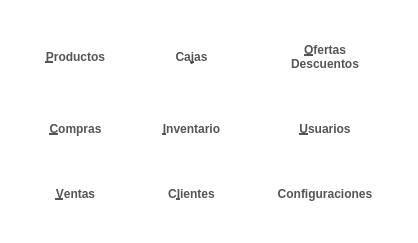
            <widget class="QWidget" name="page">
             <layout class="QVBoxLayout" name="verticalLayout_4">
              <property name="spacing">
               <number>0</number>
              </property>
              <property name="margin">
               <number>0</number>
              </property>
              <item>
               <widget class="QFrame" name="panel">
                <property name="styleSheet">
                 <string notr="true">#panel{background-color: rgb(255, 255, 255);border:0;
background-image: url(:/actions/images/fx/honey_im_subtle.png);}
#panel QToolButton{ color:#555;padding:20px}
QToolButton::hover{ color:#369; background-color: rgba(255, 255, 255,50);border:0;}
QToolButton::active{ color:rgb(137, 200, 255); background-color: rgba(255, 255, 255,50);border:0;}</string>
                </property>
                <property name="frameShape">
                 <enum>QFrame::StyledPanel</enum>
                </property>
                <property name="frameShadow">
                 <enum>QFrame::Raised</enum>
                </property>
                <layout class="QGridLayout" name="gridLayout">
                 <property name="margin">
                  <number>20</number>
                 </property>
                 <item row="0" column="3">
                  <widget class="QToolButton" name="tbaOfertas">
                   <property name="sizePolicy">
                    <sizepolicy hsizetype="Expanding" vsizetype="Expanding">
                     <horstretch>0</horstretch>
                     <verstretch>0</verstretch>
                    </sizepolicy>
                   </property>
                   <property name="font">
                    <font>
                     <weight>75</weight>
                     <bold>true</bold>
                    </font>
                   </property>
                   <property name="cursor">
                    <cursorShape>PointingHandCursor</cursorShape>
                   </property>
                   <property name="text">
                    <string>&amp;Ofertas
Descuentos</string>
                   </property>
                   <property name="icon">
                    <iconset>
                     <normaloff>../../../../../../../../../usr/share/pyventa/images/png/ofertas.png</normaloff>../../../../../../../../../usr/share/pyventa/images/png/ofertas.png</iconset>
                   </property>
                   <property name="iconSize">
                    <size>
                     <width>52</width>
                     <height>52</height>
                    </size>
                   </property>
                   <property name="toolButtonStyle">
                    <enum>Qt::ToolButtonTextUnderIcon</enum>
                   </property>
                   <property name="autoRaise">
                    <bool>true</bool>
                   </property>
                  </widget>
                 </item>
                 <item row="1" column="0">
                  <widget class="QToolButton" name="tbaCompras">
                   <property name="sizePolicy">
                    <sizepolicy hsizetype="Expanding" vsizetype="Expanding">
                     <horstretch>0</horstretch>
                     <verstretch>0</verstretch>
                    </sizepolicy>
                   </property>
                   <property name="font">
                    <font>
                     <weight>75</weight>
                     <bold>true</bold>
                    </font>
                   </property>
                   <property name="cursor">
                    <cursorShape>PointingHandCursor</cursorShape>
                   </property>
                   <property name="text">
                    <string>&amp;Compras</string>
                   </property>
                   <property name="icon">
                    <iconset>
                     <normaloff>../../../../../../../../../usr/share/pyventa/images/png/compras-out.png</normaloff>../../../../../../../../../usr/share/pyventa/images/png/compras-out.png</iconset>
                   </property>
                   <property name="iconSize">
                    <size>
                     <width>52</width>
                     <height>52</height>
                    </size>
                   </property>
                   <property name="toolButtonStyle">
                    <enum>Qt::ToolButtonTextUnderIcon</enum>
                   </property>
                   <property name="autoRaise">
                    <bool>true</bool>
                   </property>
                  </widget>
                 </item>
                 <item row="1" column="2">
                  <widget class="QToolButton" name="tbaReportes">
                   <property name="sizePolicy">
                    <sizepolicy hsizetype="Expanding" vsizetype="Expanding">
                     <horstretch>0</horstretch>
                     <verstretch>0</verstretch>
                    </sizepolicy>
                   </property>
                   <property name="font">
                    <font>
                     <weight>75</weight>
                     <bold>true</bold>
                    </font>
                   </property>
                   <property name="cursor">
                    <cursorShape>PointingHandCursor</cursorShape>
                   </property>
                   <property name="text">
                    <string>&amp;Inventario</string>
                   </property>
                   <property name="icon">
                    <iconset>
                     <normaloff>../../../../../../../../../usr/share/pyventa/images/png/inventario-out.png</normaloff>../../../../../../../../../usr/share/pyventa/images/png/inventario-out.png</iconset>
                   </property>
                   <property name="iconSize">
                    <size>
                     <width>52</width>
                     <height>52</height>
                    </size>
                   </property>
                   <property name="toolButtonStyle">
                    <enum>Qt::ToolButtonTextUnderIcon</enum>
                   </property>
                   <property name="autoRaise">
                    <bool>true</bool>
                   </property>
                  </widget>
                 </item>
                 <item row="1" column="3">
                  <widget class="QToolButton" name="tbaUsuarios">
                   <property name="sizePolicy">
                    <sizepolicy hsizetype="Expanding" vsizetype="Expanding">
                     <horstretch>0</horstretch>
                     <verstretch>0</verstretch>
                    </sizepolicy>
                   </property>
                   <property name="font">
                    <font>
                     <weight>75</weight>
                     <bold>true</bold>
                    </font>
                   </property>
                   <property name="cursor">
                    <cursorShape>PointingHandCursor</cursorShape>
                   </property>
                   <property name="text">
                    <string>&amp;Usuarios</string>
                   </property>
                   <property name="icon">
                    <iconset>
                     <normaloff>../../../../../../../../../usr/share/pyventa/images/png/usuarios-out.png</normaloff>../../../../../../../../../usr/share/pyventa/images/png/usuarios-out.png</iconset>
                   </property>
                   <property name="iconSize">
                    <size>
                     <width>52</width>
                     <height>52</height>
                    </size>
                   </property>
                   <property name="toolButtonStyle">
                    <enum>Qt::ToolButtonTextUnderIcon</enum>
                   </property>
                   <property name="autoRaise">
                    <bool>true</bool>
                   </property>
                  </widget>
                 </item>
                 <item row="2" column="2">
                  <widget class="QToolButton" name="tbaClientes">
                   <property name="sizePolicy">
                    <sizepolicy hsizetype="Expanding" vsizetype="Expanding">
                     <horstretch>0</horstretch>
                     <verstretch>0</verstretch>
                    </sizepolicy>
                   </property>
                   <property name="font">
                    <font>
                     <weight>75</weight>
                     <bold>true</bold>
                    </font>
                   </property>
                   <property name="cursor">
                    <cursorShape>PointingHandCursor</cursorShape>
                   </property>
                   <property name="text">
                    <string>C&amp;lientes</string>
                   </property>
                   <property name="icon">
                    <iconset>
                     <normaloff>../../../../../../../../../usr/share/pyventa/images/png/64-user_group.png</normaloff>../../../../../../../../../usr/share/pyventa/images/png/64-user_group.png</iconset>
                   </property>
                   <property name="iconSize">
                    <size>
                     <width>52</width>
                     <height>52</height>
                    </size>
                   </property>
                   <property name="toolButtonStyle">
                    <enum>Qt::ToolButtonTextUnderIcon</enum>
                   </property>
                   <property name="autoRaise">
                    <bool>true</bool>
                   </property>
                  </widget>
                 </item>
                 <item row="2" column="3">
                  <widget class="QToolButton" name="tbaConfig">
                   <property name="enabled">
                    <bool>false</bool>
                   </property>
                   <property name="sizePolicy">
                    <sizepolicy hsizetype="Expanding" vsizetype="Expanding">
                     <horstretch>0</horstretch>
                     <verstretch>0</verstretch>
                    </sizepolicy>
                   </property>
                   <property name="font">
                    <font>
                     <weight>75</weight>
                     <bold>true</bold>
                    </font>
                   </property>
                   <property name="cursor">
                    <cursorShape>PointingHandCursor</cursorShape>
                   </property>
                   <property name="text">
                    <string>Configuraciones</string>
                   </property>
                   <property name="icon">
                    <iconset>
                     <normaloff>../../../../../../../../../usr/share/pyventa/images/png/config_out.png</normaloff>../../../../../../../../../usr/share/pyventa/images/png/config_out.png</iconset>
                   </property>
                   <property name="iconSize">
                    <size>
                     <width>52</width>
                     <height>52</height>
                    </size>
                   </property>
                   <property name="autoRaise">
                    <bool>true</bool>
                   </property>
                  </widget>
                 </item>
                 <item row="2" column="0">
                  <widget class="QToolButton" name="tbaVentas">
                   <property name="enabled">
                    <bool>false</bool>
                   </property>
                   <property name="sizePolicy">
                    <sizepolicy hsizetype="Expanding" vsizetype="Expanding">
                     <horstretch>0</horstretch>
                     <verstretch>0</verstretch>
                    </sizepolicy>
                   </property>
                   <property name="font">
                    <font>
                     <weight>75</weight>
                     <bold>true</bold>
                    </font>
                   </property>
                   <property name="cursor">
                    <cursorShape>PointingHandCursor</cursorShape>
                   </property>
                   <property name="text">
                    <string>&amp;Ventas</string>
                   </property>
                   <property name="icon">
                    <iconset>
                     <normaloff>../../../../../../../../../usr/share/pyventa/images/png/finanzas.png</normaloff>../../../../../../../../../usr/share/pyventa/images/png/finanzas.png</iconset>
                   </property>
                   <property name="iconSize">
                    <size>
                     <width>52</width>
                     <height>52</height>
                    </size>
                   </property>
                   <property name="autoRaise">
                    <bool>true</bool>
                   </property>
                  </widget>
                 </item>
                 <item row="0" column="0">
                  <widget class="QToolButton" name="tbaProductos">
                   <property name="sizePolicy">
                    <sizepolicy hsizetype="Expanding" vsizetype="Expanding">
                     <horstretch>0</horstretch>
                     <verstretch>0</verstretch>
                    </sizepolicy>
                   </property>
                   <property name="font">
                    <font>
                     <weight>75</weight>
                     <bold>true</bold>
                    </font>
                   </property>
                   <property name="cursor">
                    <cursorShape>PointingHandCursor</cursorShape>
                   </property>
                   <property name="text">
                    <string>&amp;Productos</string>
                   </property>
                   <property name="icon">
                    <iconset>
                     <normaloff>../../../../../../../../../usr/share/pyventa/images/png/productos.png</normaloff>../../../../../../../../../usr/share/pyventa/images/png/productos.png</iconset>
                   </property>
                   <property name="iconSize">
                    <size>
                     <width>52</width>
                     <height>52</height>
                    </size>
                   </property>
                   <property name="toolButtonStyle">
                    <enum>Qt::ToolButtonTextUnderIcon</enum>
                   </property>
                   <property name="autoRaise">
                    <bool>true</bool>
                   </property>
                  </widget>
                 </item>
                 <item row="0" column="2">
                  <widget class="QToolButton" name="tbaCajas">
                   <property name="sizePolicy">
                    <sizepolicy hsizetype="Expanding" vsizetype="Expanding">
                     <horstretch>0</horstretch>
                     <verstretch>0</verstretch>
                    </sizepolicy>
                   </property>
                   <property name="font">
                    <font>
                     <weight>75</weight>
                     <bold>true</bold>
                    </font>
                   </property>
                   <property name="cursor">
                    <cursorShape>PointingHandCursor</cursorShape>
                   </property>
                   <property name="text">
                    <string>Ca&amp;jas</string>
                   </property>
                   <property name="icon">
                    <iconset>
                     <normaloff>../../../../../../../../../usr/share/pyventa/images/png/cajas.png</normaloff>../../../../../../../../../usr/share/pyventa/images/png/cajas.png</iconset>
                   </property>
                   <property name="iconSize">
                    <size>
                     <width>52</width>
                     <height>52</height>
                    </size>
                   </property>
                   <property name="toolButtonStyle">
                    <enum>Qt::ToolButtonTextUnderIcon</enum>
                   </property>
                   <property name="autoRaise">
                    <bool>true</bool>
                   </property>
                  </widget>
                 </item>
                </layout>
               </widget>
              </item>
             </layout>
            </widget>
